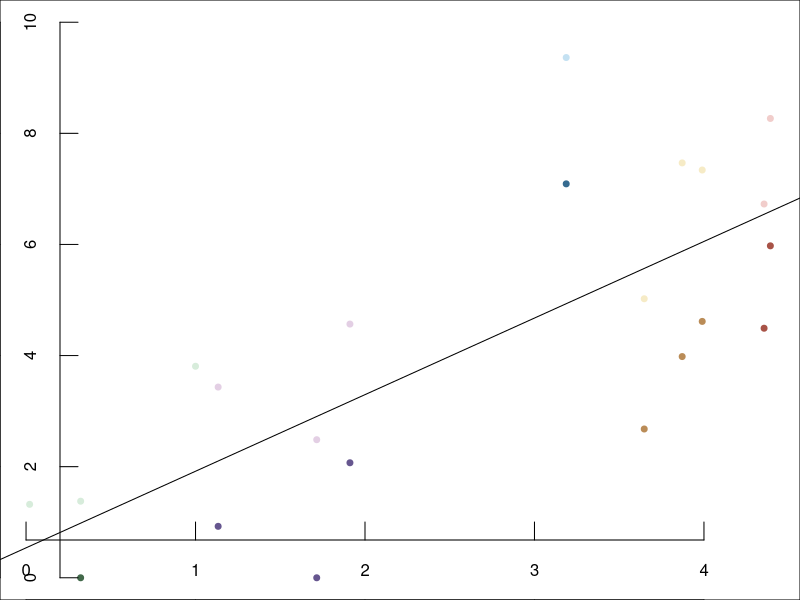

Source code (R):
#!/usr/bin/env Rscript

# Code to generate technology yield figure for NRG SV review
# Ryan Collins, 2024

# Setup
options(scipen=1000, stringsAsFactors=F)
setwd("~/Desktop/Collins/Talkowski/misc/NRG_SV_review_Fall2020/NRG_SV_review_figures/tech_yield_figure/")
colors.omim <- c("lrwgs" = "#A85347",
                "srwgs" = "#BA8C57",
                "ogm" = "#366B90",
                "cma" = "#66568F",
                "wes" = "#42694A")
colors.all <- c("lrwgs" = "#F1CDCB",
                 "srwgs" = "#F6EBC6",
                 "ogm" = "#C4E1F2",
                 "cma" = "#E3CFE4",
                 "wes" = "#D7ECDB")

# Read data
df <- read.table("NRG.tech_yield_figure_data.tsv", header=T, sep="\t")

# Plot
pdf("tech_yield_point_placement.pdf", height=2.55, width=5.75)
par(mar=rep(0, 4))
plot(log10(df$sv_per_genome), log2(df$genes_disrupted_per_genome),
     pch=19, col=colors.all[df$technology], ylim=c(0, 10), cex=0.8)
points(log10(df$sv_per_genome), log2(df$omim_disrupted_per_genome), pch=19, 
       col=colors.omim[df$technology], cex=0.8)
model <- lm(log2(c(df$genes_disrupted_per_genome, df$omim_disrupted_per_genome)) ~ rep(log10(df$sv_per_genome), 2))
abline(model)
summary(model)
# abline(lm(log2() ~ log10(df$sv_per_genome)))
# summary(lm(log2(df$omim_disrupted_per_genome) ~ log10(df$sv_per_genome)))
axis(1, tck=0.03, line=-3)
axis(2, tck=0.03, line=-3)
dev.off()